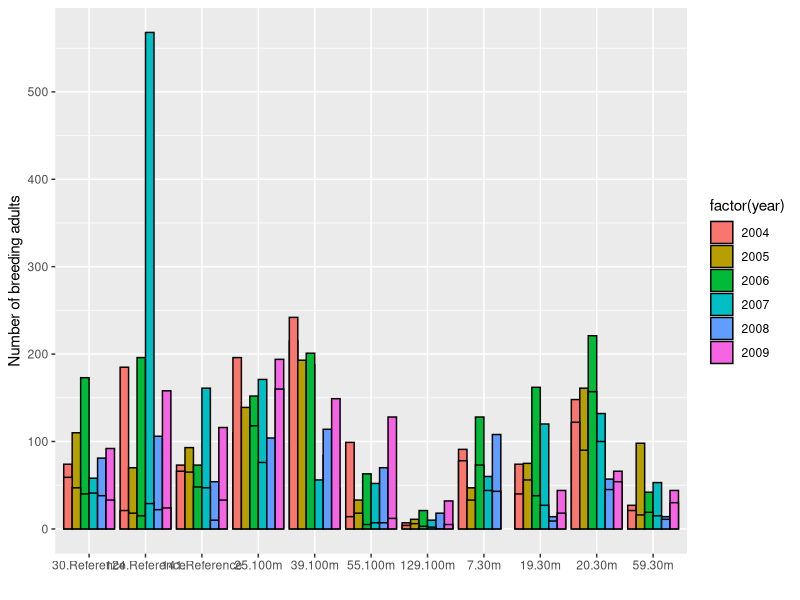

This figure's R source: (Note: this script raises an error after producing the figure.)
### LEcture 8: Loading in Data
### 26 January 2023
### SS

## Create and save dataset
### write.table(x=varName, file="outputFileName.csv", header=TRUE, sep=",")
  ## "," notates that it's seperated with a comma


#### These functions read in a data set
### read.table(file="path/to/data.csv", header = TRUE, sep = ",")
### read.csv(file='data.csv", header = T)

##### Use RDS object when only working in T
## saveRDS(my_data, file="FileName.RDS")
## readRDS("FileName.RDS")
## p <- readRDS("FileName.RDS")

## RDS - creates an object in r - can take up less storage (helpful for large data sets)

### Long vs Wide data formats
## Wide format = contain values that do NOT repeat in the ID column
### long format = contains values that DO repeat in the ID column

library(tidyverse)
head(billboard)

b1 <- billboard %>%
  pivot_longer(
    cols = starts_with("wk"), #specifies which columns you want to make 'longer'
    names_to = "Week", #name of new column which will contain the header names
    values_to = "Rank", #name of new column which will contain the values
    values_drop_na= TRUE # removes any rows where the value = NA
  )
view(b1) # r markdown doesnt like the 'view' function. Remove if knitting

#### pivot_wider
### best for making occupancy matrix
glimpse(fish_encounters)
view(fish_encounters)

fish_encounters %>%
  pivot_wider(
    names_from = station, # which column wants to be turned into multiple columns
    values_from= seen, # which column contains values for the new column cells
    values_fill = 0 #fills NAs with zeros
  )

#### Dryad: makes research data freely reusable, citable, and discoverable

## read.table()
dryadData <- read.table(file="data/veysey-babbitt_data_amphibians2.csv", header = TRUE, sep = ",")

glimpse(dryadData)
head(dryadData)
table(dryadData$species) # allows you to see different groups of character column
summary(dryadData$mean.hydro)



dryadData$species<-factor(dryadData$species, labels=c("Spotted Salamander", "Wood Frog")) #creating 'labels' to use for the plot

class(dryadData$treatment)
dryadData$treatment <- factor(dryadData$treatment, 
                              levels=c("Reference",
                                       "100m", "30m"))
  # ordered it in the same manor as the official plot

p<- ggplot(data=dryadData, 
           aes(x=interaction(wetland, treatment), # group treatment and wetland
               y=count.total.adults, fill=factor(year))) + geom_bar(position="dodge", stat="identity", color="black") +
  ylab("Number of breeding adults") +
  xlab("") +
  scale_y_continuous(breaks = c(0,100,200,300,400,500)) ##y axis should be broken up by 100s +
  scale_x_discrete(labels=c("30 (Ref)", "124 (Ref)", "141 (Ref)", "25 (100m)","39 (100m)","55 (100m)","129 (100m)", "7 (30m)","19 (30m)","20 (30m)","59 (30m)")) +
  facet_wrap(~species, nrow=2, strip.position="right") +
  theme_few() + scale_fill_grey() + 
  theme(panel.background = element_rect(fill = 'gray94', color = 'black'), legend.position="top",  legend.title= element_blank(), axis.title.y = element_text(size=12, face="bold", colour = "black"), strip.text.y = element_text(size = 10, face="bold", colour = "black")) + 
  guides(fill=guide_legend(nrow=1,byrow=TRUE)) 

p
